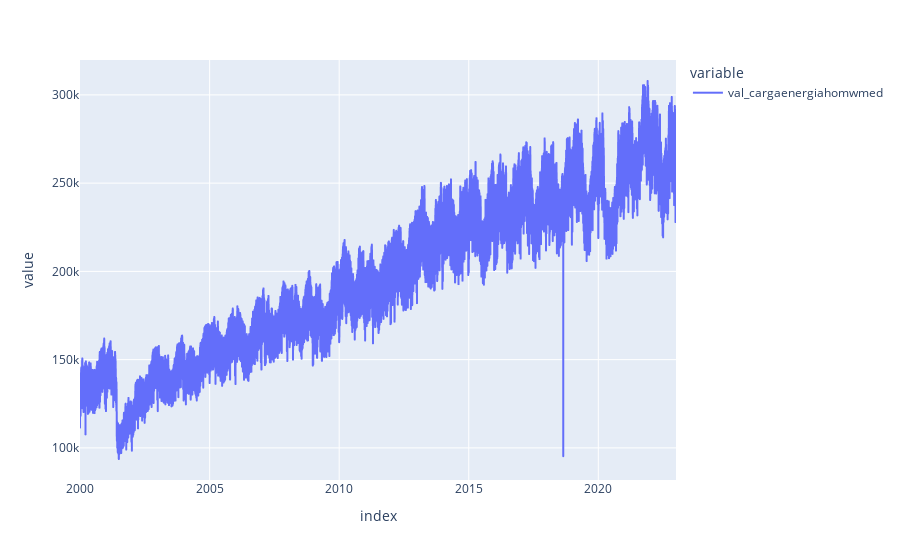

Notebook code cell kept with this figure:
### Code cell
px.line(carga_diaria_cleaned)

### Figure 1 — Plotly figure (JSON) as saved in the notebook; plotly's stock layout.template omitted (floating-point values rounded to 4 significant figures; data arrays with more than 128 entries replaced by an {"elided": "..."} marker saying what was removed)
{"data": [{"hovertemplate": "variable=val_cargaenergiahomwmed<br>index=%{x}<br>value=%{y}<extra></extra>", "legendgroup": "val_cargaenergiahomwmed", "line": {"color": "#636efa", "dash": "solid"}, "marker": {"symbol": "circle"}, "mode": "lines", "name": "val_cargaenergiahomwmed", "showlegend": true, "type": "scattergl", "x": {"elided": "8389 str values"}, "xaxis": "x", "y": {"elided": "8389 float values"}, "yaxis": "y"}], "layout": {"legend": {"title": {"text": "variable"}, "tracegroupgap": 0}, "margin": {"t": 60}, "xaxis": {"anchor": "y", "domain": [0, 1], "title": {"text": "index"}}, "yaxis": {"anchor": "x", "domain": [0, 1], "title": {"text": "value"}}}}
